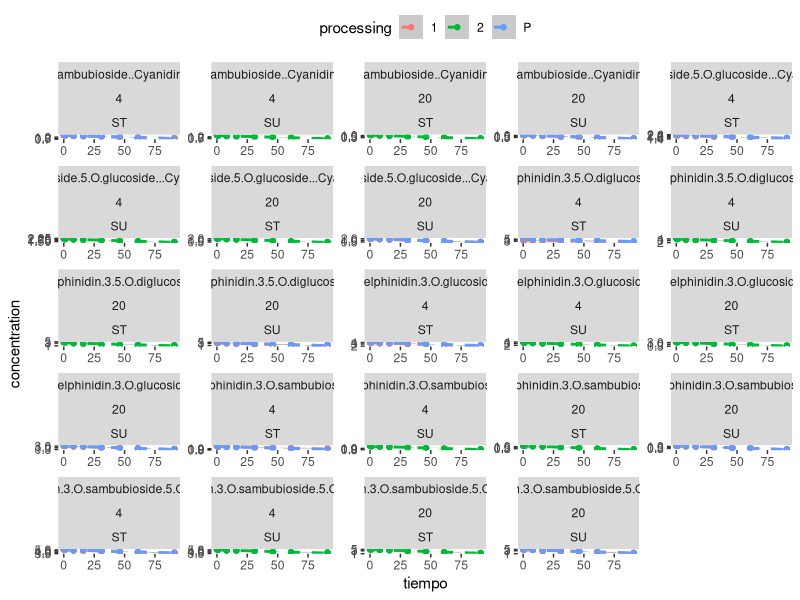

Reproduce this figure in R. (Note: this script raises an error after producing the figure.)

library(tidyverse)

d_anto <- read_csv("data/anthocyanins_longFormat.csv")

d_anto %>%
  ggplot(aes(x = tiempo, y = concentration, colour = processing)) +
  # geom_line() +
  geom_smooth(method = "lm", linetype = 2) +
  geom_point() +
  scale_y_log10() +
  facet_wrap(compound ~ Temp + sweetener,
             scales = "free") +
  theme(legend.position = "top")




anthocyanins$processing %>% unique()

anthocyanins %>%
  # group_by(compound, Temp, sweetener, tiempo, processing) %>%
  # summarize()
  filter(Temp == "4", sweetener == "ST",
         compound == "Delphinidin.3.O.sambubioside.5.O.glucoside",
         tiempo < 0.002)

